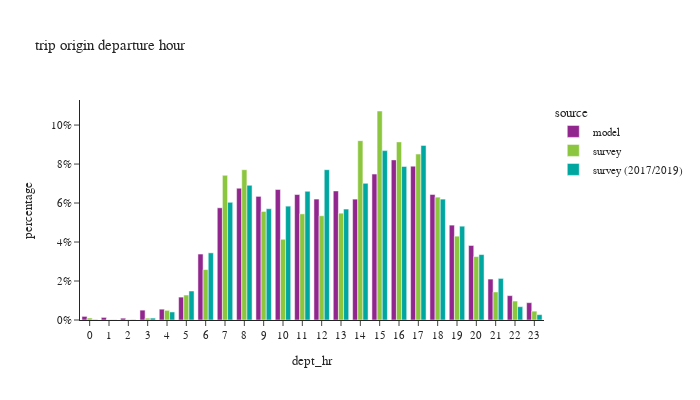

The cell this chart's notebook holds for it:
### Code cell
df_plot = df_trip.groupby(['dept_hr','source'])['trexpfac'].agg(sample_count='size', trexpfac='sum').reset_index()
df_plot['percentage'] = df_plot.groupby(['source'], group_keys=False)['trexpfac']. \
    apply(lambda x: x / float(x.sum()))

fig = px.bar(df_plot, x="dept_hr", y="percentage", color="source",
             barmode="group",title="trip origin departure hour",
             hover_data=['trexpfac','sample_count'])
fig.update_layout(height=400, width=700, font=dict(size=11),
                  xaxis = dict(dtick = 1, categoryorder='category ascending'),
                  yaxis=dict(tickformat=".0%"))
fig.show()

### Figure 1 — Plotly figure (JSON) as saved in the notebook; plotly's stock layout.template omitted (floating-point values rounded to 4 significant figures)
{"data": [{"alignmentgroup": "True", "customdata": [[29316, 29316], [21007, 21007], [14849, 14849], [80003, 80003], [87748, 87748], [185683, 185683], [534726, 534726], [909576, 909576], [1068546, 1068546], [1002222, 1002222], [1057719, 1057719], [1017117, 1017117], [980427, 980427], [1046307, 1046307], [979902, 979902], [1183034, 1183034], [1298122, 1298122], [1247387, 1247387], [1017724, 1017724], [769192, 769192], [604073, 604073], [331779, 331779], [197494, 197494], [140551, 140551]], "hovertemplate": "source=model<br>dept_hr=%{x}<br>percentage=%{y}<br>trexpfac=%{customdata[0]}<br>sample_count=%{customdata[1]}<extra></extra>", "legendgroup": "model", "marker": {"color": "#91268F", "pattern": {"shape": ""}}, "name": "model", "offsetgroup": "model", "orientation": "v", "showlegend": true, "textposition": "auto", "type": "bar", "x": [0, 1, 2, 3, 4, 5, 6, 7, 8, 9, 10, 11, 12, 13, 14, 15, 16, 17, 18, 19, 20, 21, 22, 23], "xaxis": "x", "y": [0.001855, 0.001329, 0.0009395, 0.005062, 0.005552, 0.01175, 0.03383, 0.05755, 0.06761, 0.06341, 0.06693, 0.06436, 0.06203, 0.0662, 0.062, 0.07485, 0.08214, 0.07893, 0.06439, 0.04867, 0.03822, 0.02099, 0.0125, 0.008893], "yaxis": "y"}, {"alignmentgroup": "True", "customdata": [[14160.0, 37], [1901.0, 10], [2284.0, 18], [13390.0, 31], [68940.0, 82], [178200.0, 214], [359700.0, 676], [1032000.0, 1625], [1072000.0, 1961], [774200.0, 1565], [575800.0, 1583], [756900.0, 1781], [743500.0, 1915], [761800.0, 1816], [1279000.0, 2135], [1491000.0, 2486], [1270000.0, 2478], [1183000.0, 2609], [876200.0, 2047], [597800.0, 1460], [452200.0, 1035], [200100.0, 623], [135200.0, 276], [63200.0, 133]], "hovertemplate": "source=survey<br>dept_hr=%{x}<br>percentage=%{y}<br>trexpfac=%{customdata[0]}<br>sample_count=%{customdata[1]}<extra></extra>", "legendgroup": "survey", "marker": {"color": "#8CC63E", "pattern": {"shape": ""}}, "name": "survey", "offsetgroup": "survey", "orientation": "v", "showlegend": true, "textposition": "auto", "type": "bar", "x": [0, 1, 2, 3, 4, 5, 6, 7, 8, 9, 10, 11, 12, 13, 14, 15, 16, 17, 18, 19, 20, 21, 22, 23], "xaxis": "x", "y": [0.001019, 0.0001367, 0.0001643, 0.0009632, 0.004959, 0.01282, 0.02587, 0.07422, 0.0771, 0.05569, 0.04142, 0.05444, 0.05348, 0.0548, 0.09201, 0.1072, 0.09137, 0.08512, 0.06302, 0.043, 0.03253, 0.0144, 0.009724, 0.004546], "yaxis": "y"}, {"alignmentgroup": "True", "customdata": [[3623.0, 37], [1556.0, 10], [2729.0, 15], [15170.0, 54], [63510.0, 218], [228700.0, 708], [530100.0, 2086], [929200.0, 4369], [1063000.0, 4773], [878700.0, 3513], [898800.0, 3020], [1016000.0, 3534], [1187000.0, 4303], [875900.0, 3789], [1079000.0, 3845], [1337000.0, 4753], [1212000.0, 5744], [1378000.0, 6566], [954300.0, 5132], [740700.0, 3761], [516700.0, 2662], [328400.0, 1622], [105300.0, 682], [42390.0, 268]], "hovertemplate": "source=survey (2017/2019)<br>dept_hr=%{x}<br>percentage=%{y}<br>trexpfac=%{customdata[0]}<br>sample_count=%{customdata[1]}<extra></extra>", "legendgroup": "survey (2017/2019)", "marker": {"color": "#00A7A0", "pattern": {"shape": ""}}, "name": "survey (2017/2019)", "offsetgroup": "survey (2017/2019)", "orientation": "v", "showlegend": true, "textposition": "auto", "type": "bar", "x": [0, 1, 2, 3, 4, 5, 6, 7, 8, 9, 10, 11, 12, 13, 14, 15, 16, 17, 18, 19, 20, 21, 22, 23], "xaxis": "x", "y": [0.0002354, 0.0001011, 0.0001773, 0.0009859, 0.004127, 0.01486, 0.03445, 0.06038, 0.0691, 0.0571, 0.05841, 0.06602, 0.07711, 0.05692, 0.07011, 0.08689, 0.07878, 0.08958, 0.06202, 0.04813, 0.03358, 0.02134, 0.006841, 0.002755], "yaxis": "y"}], "layout": {"barmode": "group", "font": {"size": 11}, "height": 400, "legend": {"title": {"text": "source"}, "tracegroupgap": 0}, "title": {"text": "trip origin departure hour"}, "width": 700, "xaxis": {"anchor": "y", "categoryorder": "category ascending", "domain": [0, 1], "dtick": 1, "title": {"text": "dept_hr"}}, "yaxis": {"anchor": "x", "domain": [0, 1], "tickformat": ".0%", "title": {"text": "percentage"}}}}
